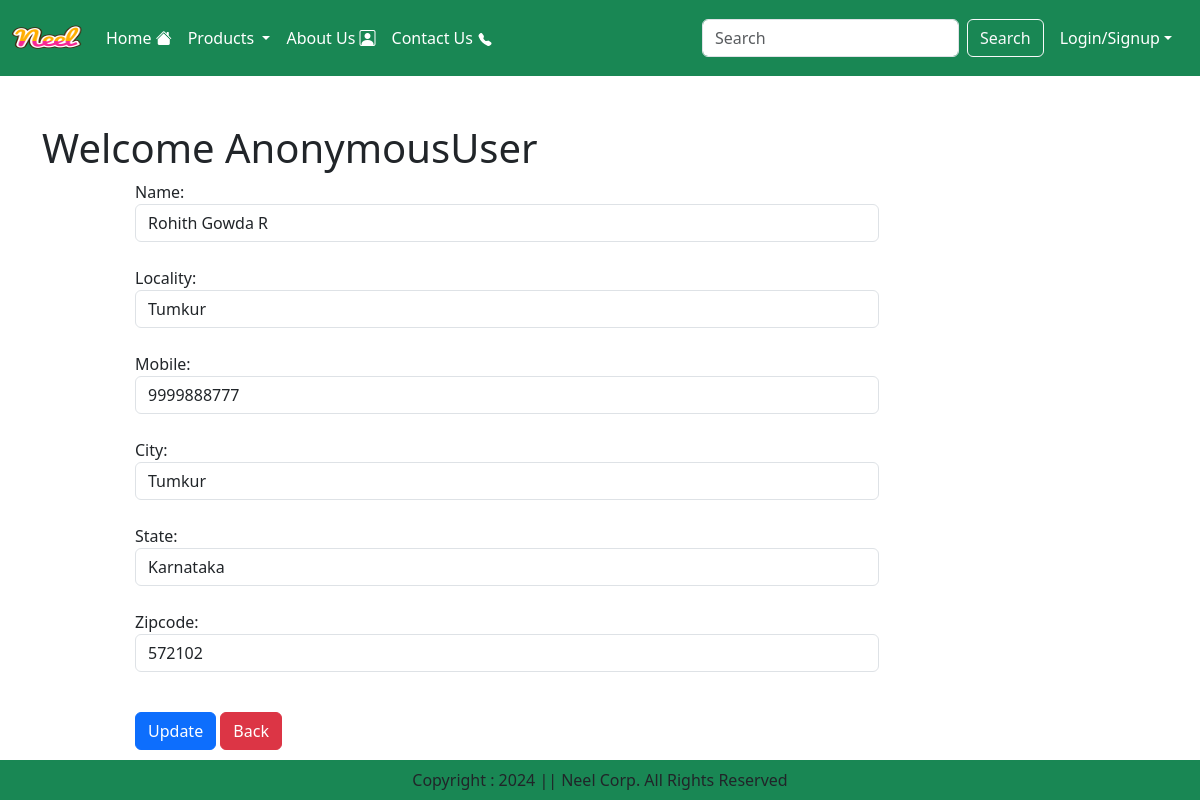
Page /updateAddress/23 on the committed database.
### app/models.py (models this page shows, shortened)
class Customer(models.Model):
    user = models.ForeignKey(User,on_delete=models.CASCADE)
    name = models.CharField(max_length=30)
    locality = models.CharField(max_length=300)
    city = models.CharField(max_length=50)
    mobile =models.IntegerField()
    zipcode = models.IntegerField()
    state = models.CharField(choices=STATE_CHOICES,max_length=50)

### app/views.py (the view, shortened to what this page needs)
# urls.py: path("updateAddress/<int:pk>",UpdateAddress.as_view(),name="updateAddress"),
class UpdateAddress(View):
    def get(self,request,pk):
        cartitem = cart_num(request)
        add = Customer.objects.get(pk=pk)
        form = CustomerProfileForm(instance=add)
        return render(request,'updateaddress.html',locals())

### app/forms.py
class CustomerProfileForm(forms.ModelForm):
    class Meta:
        model = Customer
        fields =  ['name','locality','mobile','city','state','state','zipcode']
        widgets = {'name':forms.TextInput(attrs={'class':'form-control'}),
                   'locality':forms.TextInput(attrs={'class':'form-control'}),
                   'city':forms.TextInput(attrs={'class':'form-control'}),
                   'mobile':forms.NumberInput(attrs={'class':'form-control'}),
                   'state':forms.Select(attrs={'class':'form-control'}),
                   'zipcode':forms.NumberInput(attrs={'class':'form-control'}),
                   }

### app/views.py (called while the page is built)
def cart_num(request)->int:
    if request.user.is_authenticated:
        return  len(Cart.objects.filter(user=request.user))

### app/templates/updateaddress.html (shortened to what this page needs)
{% extends "base.html" %}
{% load static %}
{% block main %}
<div class="container my-5">
    <div class="row">
        <h1>Welcome <span class="text-capitalize">{{request.user}}</span></h1>
    </div>
    <div class="col-sm-8 offset-sm-1">
        <form action="" method="post">
        {% for fm in form %}
            {{fm.label_tag}}{{fm}}
                <small class="text-danger">{{fm.errors|striptags}}</small><br/>
        {% endfor %}
        <div class="col-12 mt-3">
            <button type="submit" class="btn btn-primary">Update</button>
            <a href="{% url 'address' %}" type="button" class="btn btn-danger">Back</a>
        </div>
    </form>
    </div>
</div>
{% endblock main %}

### rows in the picture
Customer: form "Rohith Gowda R" "Tumkur" "9999888777" "Tumkur" "Karnataka" "572102"

### other values in the picture
{{ request.user }} "AnonymousUser"
{{ fm.label_tag }} "Name:" "Locality:" "Mobile:" "City:" "State:" "Zipcode:"
